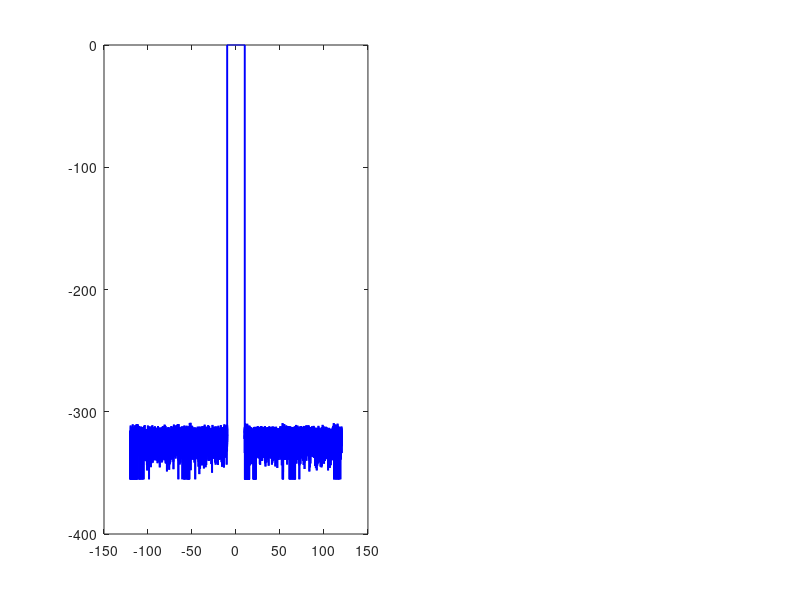

Write the MATLAB code that produced this figure. (Note: this script raises an error after producing the figure.)
% PA_poly_regrowth.m  --  Memoryless Polynomial PA Spectral Regrowth
% =============================================================================
% Purpose:
%   Visualize per-order spectral regrowth of a memoryless polynomial PA:
%       y = sum_{k=1}^{K} a_k * x * |x|^(k-1)
%   For each order k, compute and plot the individual basis term's spectrum.
%
%   (a) Odd orders: k = 1, 3, 5, 7, 9
%   (b) All orders: k = 1, 2, 3, 4, 5, 6, 7, 8, 9
%
% Key question:
%   Do even-order terms contribute to ACLR?
%   (Two-part answer: physical RF vs baseband simulation -- see section 10)
%
% Input signal:
%   Complex baseband, bandlimited random with flat 20 MHz rectangular PSD,
%   generated via random-phase IFFT of a rectangular mask.  Fs = 240 MHz.
%
% Coefficients:
%   a_k = 1 for all k (analysis focuses on shape/position, not PA fit).
% =============================================================================

clear; clc; close all;

%% 1. Parameters
Fs    = 240e6;        % sampling rate [Hz]
BW    = 20e6;         % signal bandwidth [Hz]
N     = 2^15;         % FFT length (32768), df ~ 7.32 kHz
K_max = 9;            % highest polynomial order
rng(0);               % reproducibility

df   = Fs/N;
f    = ((-N/2):(N/2-1))' * df;       % freq axis (Hz), centered at 0
fMHz = f/1e6;

fprintf('=== Memoryless Polynomial PA -- Per-Order Spectral Regrowth ===\n');
fprintf('Fs = %.1f MHz,  BW = %.1f MHz,  N = %d,  df = %.2f kHz\n', ...
        Fs/1e6, BW/1e6, N, df/1e3);
fprintf('Coefficients a_k = 1 (all orders), basis y_k = x .* |x|^(k-1)\n\n');

%% 2. Signal Generation -- bandlimited rect via random-phase IFFT
mask  = double(abs(f) <= BW/2);
nbin  = nnz(mask);
phase = exp(1j * 2*pi * rand(N,1));
X_in  = mask .* phase;                   % complex rectangular spectrum

x_raw = ifft(ifftshift(X_in));           % complex baseband signal
x     = x_raw / max(abs(x_raw));         % peak-normalize to 1

rms_x  = sqrt(mean(abs(x).^2));
papr_dB = 20*log10(1/rms_x);
fprintf('Signal: complex baseband, %d active bins\n', nbin);
fprintf('        peak = 1, RMS = %.4f, PAPR = %.2f dB\n\n', rms_x, papr_dB);

%% 3. Input Spectrum Verification + Figure 0
X_check = fftshift(fft(x)) / N;
Xdb     = 20*log10(abs(X_check) + 1e-20);
Xdb     = Xdb - max(Xdb);                    % peak -> 0 dB

% in-band ripple (exclude edge bins)
ib_idx    = abs(f) <= BW/2 - 3*df;
ripple_dB = max(Xdb(ib_idx)) - min(Xdb(ib_idx));

% out-of-band rejection
oob_idx = abs(f) >= BW/2 + 5*df;
oob_max = max(Xdb(oob_idx));

fprintf('Input in-band ripple  : %.3f dB\n', ripple_dB);
fprintf('Input OOB max level   : %.1f dB\n\n', oob_max);

figure('Position',[80 80 1100 420]);
subplot(1,2,1);
plot(fMHz, Xdb, 'b-', 'LineWidth', 1.4); hold on;
xline(-BW/2/1e6, 'k--', 'LineWidth', 1);
xline( BW/2/1e6, 'k--', 'LineWidth', 1);
xlabel('Frequency (MHz)');
ylabel('|X(f)|  (dB, peak-normalized)');
title('Input Spectrum -- 20 MHz Rectangle');
xlim([-120 120]); ylim([-120 5]); grid on;

subplot(1,2,2);
histogram(abs(x), 80, 'FaceColor', [0.2 0.5 1.0], 'EdgeColor','none');
xlabel('|x|'); ylabel('count');
title(sprintf('Input |x| distribution   (PAPR = %.2f dB)', papr_dB));
grid on;

sgtitle('Input Signal Verification -- Bandlimited Rectangular PSD');
saveas(gcf, 'PA_poly_input.png');
fprintf('Saved PA_poly_input.png\n');

%% 4. Per-Order Basis Computation
% Hann window with ENBW normalization (preserves bin power)
w = hann(N, 'periodic');
w = w / sqrt(mean(w.^2));

Pk_lin = zeros(N, K_max);    % |Y_k(f)|^2
yk_td  = zeros(N, K_max);    % time-domain y_k
for k = 1:K_max
    yk           = x .* abs(x).^(k-1);
    yk_td(:,k)   = yk;
    Yk           = fftshift(fft(yk .* w)) / N;
    Pk_lin(:,k)  = abs(Yk).^2;
end

%% 5. Numerical Verification
fprintf('\n--- Per-order verification ---\n');
fprintf('%5s %15s %15s %15s\n', ...
        'Order','Parseval rel','Meas BW (MHz)','Expected(MHz)');
for k = 1:K_max
    % Parseval check (no window)
    Yk_nowin = fft(yk_td(:,k));
    lhs = sum(abs(yk_td(:,k)).^2);
    rhs = sum(abs(Yk_nowin).^2)/N;
    p_err = abs(lhs - rhs)/lhs;

    % -40 dB bandwidth
    Pk_norm   = Pk_lin(:,k) / max(Pk_lin(:,k));
    idx_above = find(10*log10(Pk_norm + 1e-30) > -40);
    if isempty(idx_above)
        bw_meas_MHz = 0;
    else
        bw_meas_MHz = (fMHz(max(idx_above)) - fMHz(min(idx_above)));
    end

    fprintf('%5d %15.2e %15.1f %15.1f\n', k, p_err, bw_meas_MHz, k*BW/1e6);
end

% Alias safety: k=9 energy near Nyquist should be below peak
k9_peak     = max(Pk_lin(:,K_max));
nyquist_idx = abs(fMHz) > 100;
if any(nyquist_idx)
    k9_nyq   = max(Pk_lin(nyquist_idx, K_max));
    alias_db = 10*log10(k9_nyq/k9_peak);
else
    alias_db = -Inf;
end
fprintf('k=9 energy at |f|>100 MHz : %.1f dBc (should be <0)\n', alias_db);

%% 6. Figure 1 -- Odd-Order Overlay (normalized to own peak)
odd_orders = [1 3 5 7 9];
colors_odd = [0.00 0.45 0.74;
              0.85 0.33 0.10;
              0.93 0.69 0.13;
              0.49 0.18 0.56;
              0.47 0.67 0.19];

figure('Position',[80 80 1100 600]);
hold on;
for i = 1:length(odd_orders)
    k   = odd_orders(i);
    sdb = 10*log10(Pk_lin(:,k) + 1e-30);
    sdb = sdb - max(sdb);
    plot(fMHz, sdb, 'Color', colors_odd(i,:), 'LineWidth', 1.8);
end
xline(-BW/2/1e6, 'k:', 'LineWidth', 1);
xline( BW/2/1e6, 'k:', 'LineWidth', 1);
xline(-3*BW/2/1e6, ':', 'Color',[.55 .55 .55]);
xline( 3*BW/2/1e6, ':', 'Color',[.55 .55 .55]);
xline(-5*BW/2/1e6, ':', 'Color',[.75 .75 .75]);
xline( 5*BW/2/1e6, ':', 'Color',[.75 .75 .75]);
xlabel('Frequency (MHz)');
ylabel('Normalized PSD (dB, each curve to own peak)');
title('Per-Order Spectrum -- Odd Orders:  y_k = x \cdot |x|^{k-1}');
legend(arrayfun(@(kk)sprintf('k=%d',kk), odd_orders,'UniformOutput',false), ...
       'Location','northeast');
xlim([-120 120]); ylim([-100 5]); grid on;
text(11, 2, 'ACLR1', 'FontSize', 9, 'Color', [.4 .4 .4]);
text(31, 2, 'ACLR2', 'FontSize', 9, 'Color', [.4 .4 .4]);
saveas(gcf, 'PA_poly_odd.png');
fprintf('Saved PA_poly_odd.png\n');

%% 7. Figure 2 -- All-Order Overlay (normalized, odd solid / even dashed)
all_orders = 1:9;
colors_all = [
    0.85 0.10 0.10;    % k=1 red  (odd)
    0.20 0.40 0.90;    % k=2 blue (even)
    0.95 0.45 0.10;    % k=3 orange (odd)
    0.20 0.70 0.80;    % k=4 cyan (even)
    0.85 0.70 0.10;    % k=5 yellow-gold (odd)
    0.30 0.60 0.30;    % k=6 green (even)
    0.65 0.25 0.10;    % k=7 dark orange (odd)
    0.40 0.80 0.60;    % k=8 teal (even)
    0.45 0.15 0.10];   % k=9 brown (odd)
linestyles = {'-','--','-','--','-','--','-','--','-'};

figure('Position',[80 80 1250 650]);
hold on;
for k = all_orders
    sdb = 10*log10(Pk_lin(:,k) + 1e-30);
    sdb = sdb - max(sdb);
    plot(fMHz, sdb, 'Color', colors_all(k,:), 'LineWidth', 1.6, ...
         'LineStyle', linestyles{k});
end
xline(-BW/2/1e6, 'k:', 'LineWidth',1);
xline( BW/2/1e6, 'k:', 'LineWidth',1);
xline(-3*BW/2/1e6, ':', 'Color',[.55 .55 .55]);
xline( 3*BW/2/1e6, ':', 'Color',[.55 .55 .55]);
xline(-5*BW/2/1e6, ':', 'Color',[.75 .75 .75]);
xline( 5*BW/2/1e6, ':', 'Color',[.75 .75 .75]);
xlabel('Frequency (MHz)');
ylabel('Normalized PSD (dB, each curve to own peak)');
title('Per-Order Spectrum -- All Orders  (odd = solid, even = dashed)');
lbl = cell(1, numel(all_orders));
for k = all_orders
    if mod(k,2)==0
        lbl{k} = sprintf('k=%d (even)', k);
    else
        lbl{k} = sprintf('k=%d', k);
    end
end
legend(lbl, 'Location','eastoutside');
xlim([-120 120]); ylim([-100 5]); grid on;
saveas(gcf, 'PA_poly_all.png');
fprintf('Saved PA_poly_all.png\n');

%% 8. Figure 3 -- Per-Order 3x3 Grid (absolute dB, reference = k=1 peak)
ref_peak = max(Pk_lin(:,1));

figure('Position',[50 50 1400 900]);
for k = all_orders
    subplot(3,3,k);
    yl = [-120 10];

    % shaded in-band region
    patch([-BW/2/1e6 BW/2/1e6 BW/2/1e6 -BW/2/1e6], ...
          [yl(1) yl(1) yl(2) yl(2)], [0.90 0.95 1.0], ...
          'EdgeColor','none'); hold on;

    sdb = 10*log10(Pk_lin(:,k)/ref_peak + 1e-30);
    plot(fMHz, sdb, 'Color', [0.10 0.30 0.80], 'LineWidth', 1.3);

    xline(-BW/2/1e6, 'k--', 'LineWidth', 0.8);
    xline( BW/2/1e6, 'k--', 'LineWidth', 0.8);
    xline(-3*BW/2/1e6, ':', 'Color',[.55 .55 .55]);
    xline( 3*BW/2/1e6, ':', 'Color',[.55 .55 .55]);

    if mod(k,2) == 0
        par_str = ' (even)';
    else
        par_str = '';
    end
    title(sprintf('k = %d%s   (expected BW \\approx %d MHz)', ...
                  k, par_str, k*BW/1e6), 'FontSize', 10);
    xlabel('Frequency (MHz)', 'FontSize', 9);
    ylabel('PSD (dB, ref=k=1 peak)', 'FontSize', 9);
    xlim([-120 120]); ylim(yl); grid on;
end
sgtitle('Per-Order Spectral Regrowth  (y_k = x \cdot |x|^{k-1},  a_k = 1)');
saveas(gcf, 'PA_poly_grid.png');
fprintf('Saved PA_poly_grid.png\n');

%% 9. ACLR Table
inband_mask = abs(f) <= BW/2;
acl1_mask   = (abs(f) >  BW/2)   & (abs(f) <= 3*BW/2);
acl2_mask   = (abs(f) >  3*BW/2) & (abs(f) <= 5*BW/2);

P1_in = sum(Pk_lin(inband_mask, 1));      % reference: k=1 in-band power

fprintf('\n=== Per-Order Power Table  (a_k = 1) ===\n');
fprintf('In-band = |f| <= 10 MHz ;  ACLR1 = 10..30 MHz ;  ACLR2 = 30..50 MHz\n');
fprintf('P_in(dB) is referenced to k=1 in-band power.\n\n');
fprintf('%5s %12s %12s %12s %15s\n', ...
        'Order', 'P_in (dB)', 'ACLR1(dBc)', 'ACLR2(dBc)', 'Expected BW');
fprintf('%5s %12s %12s %12s %15s\n', ...
        '-----', '---------', '---------', '---------', '-----------');
for k = all_orders
    Pin = sum(Pk_lin(inband_mask, k));
    Pa1 = sum(Pk_lin(acl1_mask,   k));
    Pa2 = sum(Pk_lin(acl2_mask,   k));

    Pin_db = 10*log10(Pin / P1_in);
    if Pa1 < 1e-25
        aclr1 = -Inf;
    else
        aclr1 = 10*log10(Pa1 / Pin);
    end
    if Pa2 < 1e-25
        aclr2 = -Inf;
    else
        aclr2 = 10*log10(Pa2 / Pin);
    end

    fprintf('%5d %12.2f %12.2f %12.2f %12d MHz\n', ...
            k, Pin_db, aclr1, aclr2, k*BW/1e6);
end

%% 10. Even-Order Contribution to ACLR -- Discussion
fprintf('\n=== Even-Order Contribution to ACLR ===\n\n');

fprintf('[Physical RF (bandpass) interpretation]\n');
fprintf('  At RF, y(t) = sum a_k x(t)^k is a real polynomial of a real\n');
fprintf('  passband signal.  For ODD k, the IM products land near the\n');
fprintf('  carrier fc -> observable in-band and ACLR distortion.  For\n');
fprintf('  EVEN k, the products land at DC and 2*fc, which are filtered\n');
fprintf('  out by the PA output matching network / antenna bandpass.\n');
fprintf('  At the antenna, only ODD orders produce measurable ACLR.\n');
fprintf('  --> User intuition CORRECT.\n\n');

fprintf('[Baseband polynomial (this simulation) interpretation]\n');
fprintf('  In the complex baseband model y_k = x * |x|^(k-1), even-k\n');
fprintf('  terms contain |x|^(odd), a non-polynomial (sqrt-based)\n');
fprintf('  envelope factor that DOES produce energy centered at DC.\n');
fprintf('  The ACLR1 / ACLR2 columns for k = 2, 4, 6, 8 in the table\n');
fprintf('  above are NOT -Inf.  This is a mathematical artifact of the\n');
fprintf('  baseband polynomial basis, not a physical effect.\n\n');

fprintf('[Practical implication for DPD]\n');
fprintf('  DPD polynomial basis sets conventionally use ONLY odd orders\n');
fprintf('  (k = 1, 3, 5, ...).  Reason: the physical PA already filters\n');
fprintf('  out even-order products, so including them in the DPD model\n');
fprintf('  is over-parameterization -- the even coefficients end up\n');
fprintf('  fitting noise/artifacts, not actual PA behavior.\n\n');

fprintf('[Where each order''s regrowth lands]\n');
fprintf('  Order k basis y_k = x*|x|^(k-1) has baseband bandwidth ~ k*BW.\n');
fprintf('  So energy boundaries (one-sided):\n');
for k = all_orders
    fprintf('    k=%d  : energy within  |f| < %3d MHz  (%.0f MHz two-sided)\n', ...
            k, k*BW/2/1e6, k*BW/1e6);
end
fprintf('\n  -> ACLR1 (10..30 MHz) is populated starting from k=2 / k=3.\n');
fprintf('  -> ACLR2 (30..50 MHz) is populated starting from k=4 / k=5.\n');
fprintf('  -> Orders k >= 7 have most of their energy outside ACLR2.\n');

fprintf('\nAll figures saved to current directory.  Done.\n');
